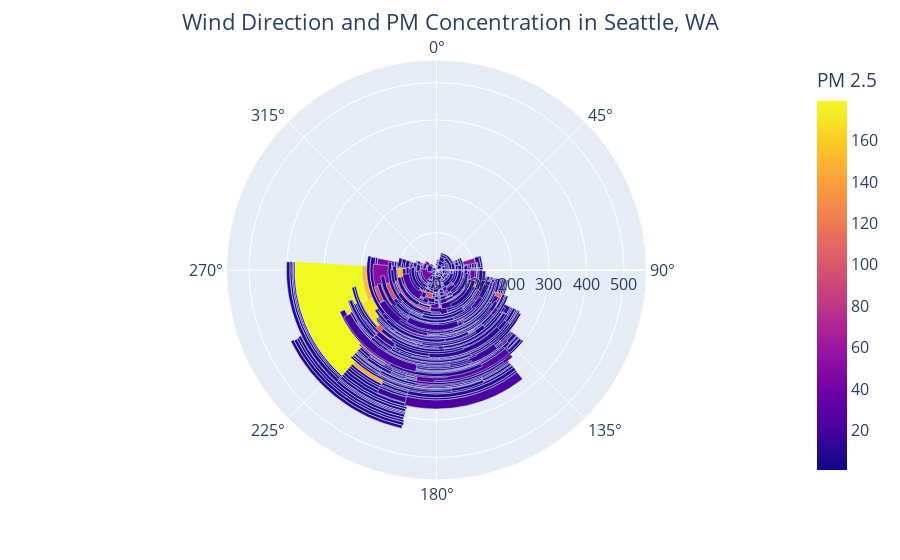

The code cell stored with this chart in its notebook:
### Code cell
import plotly.express as px
import plotly.graph_objects as go
#df = px.data.wind()
fig = px.bar_polar(df, r="PM 2.5", theta="Wind Direction",
                   color="PM 2.5", template="plotly",
                   color_discrete_sequence= px.colors.sequential.Plasma_r)

fig.update_layout(
    title='Wind Direction and PM Concentration in Seattle, WA',title_x=0.5,
    font_size=16,
    legend_font_size=16,
    polar_angularaxis_rotation=90,
)




fig.show()

### Figure 1 — Plotly figure (JSON) as saved in the notebook; plotly's stock layout.template omitted (floating-point values rounded to 4 significant figures; data arrays with more than 128 entries replaced by an {"elided": "..."} marker saying what was removed)
{"data": [{"hovertemplate": "PM 2.5=%{marker.color}<br>Wind Direction=%{theta}<extra></extra>", "legendgroup": "", "marker": {"color": {"elided": "7017 float values"}, "coloraxis": "coloraxis", "pattern": {"shape": ""}}, "name": "", "r": {"elided": "7017 float values"}, "showlegend": false, "subplot": "polar", "theta": {"elided": "7017 float values"}, "type": "barpolar"}], "layout": {"autosize": true, "barmode": "relative", "coloraxis": {"colorbar": {"title": {"text": "PM 2.5"}}, "colorscale": [[0, "#0d0887"], [0.1111, "#46039f"], [0.2222, "#7201a8"], [0.3333, "#9c179e"], [0.4444, "#bd3786"], [0.5556, "#d8576b"], [0.6667, "#ed7953"], [0.7778, "#fb9f3a"], [0.8889, "#fdca26"], [1, "#f0f921"]]}, "font": {"size": 16}, "legend": {"font": {"size": 16}, "tracegroupgap": 0}, "margin": {"t": 60}, "polar": {"angularaxis": {"direction": "clockwise", "rotation": 90, "type": "linear"}, "domain": {"x": [0, 1], "y": [0, 1]}, "radialaxis": {"autorange": false, "range": [0, 560.0], "type": "linear"}}, "title": {"text": "Wind Direction and PM Concentration in Seattle, WA", "x": 0.5}}}
